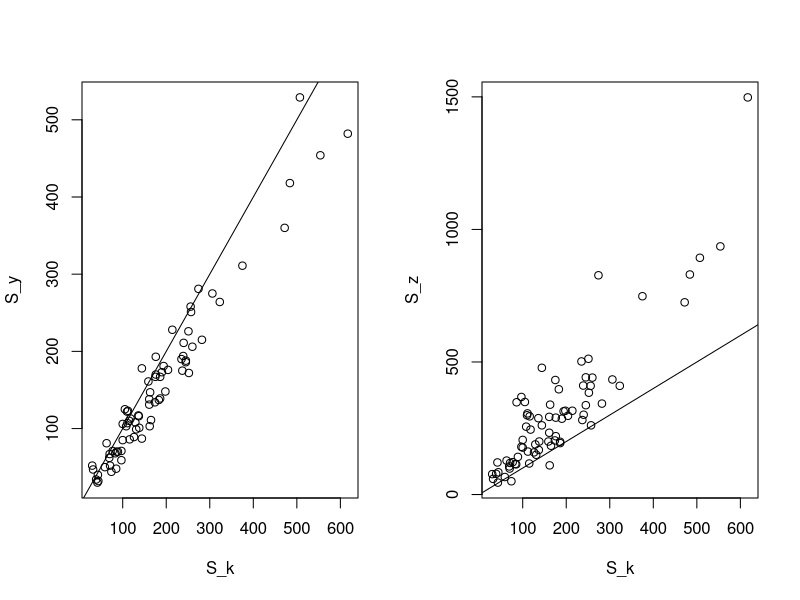
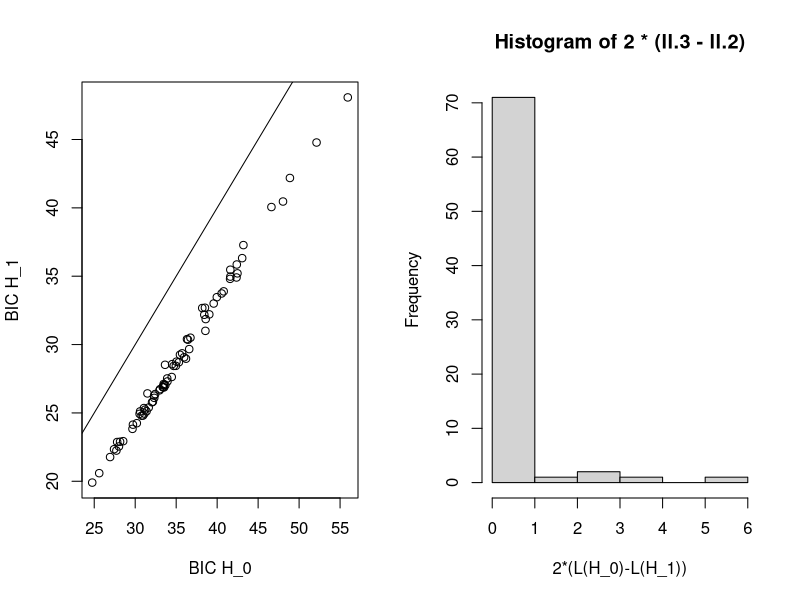

The R source for these figures, in order:
data = t(read.table("s.txt"))[,4:6]
to.switch <- data[,2] > data[,3]
data[to.switch,2:3] <-data[to.switch,3:2] 
ps <- rowSums(data)


llmultinomial <- function(x,p){                                      
    p <- p/sum(p)                                                    
    ll <- lfactorial(sum(x)) - sum(lfactorial(x))  + sum(x * log(p)) 
    return(ll)                                                       
}                                                                    


ll.full <- sapply(1:76, function(x)llmultinomial(data[x,], data[x,]/ps[x]))
p.merged <- rowSums(data[,1:2])/2
p.alt <- cbind(p.merged, p.merged, data[,3])

ll.2 <- sapply(1:76, function(x)llmultinomial(data[x,],
                                              p.alt[x,]/ps[x]))

deccel <- data[,1] > data[,2]
p.deccel <- data
p.deccel[deccel,1:2] <- p.alt[deccel,1:2]

ll.3 <- sapply(1:76, function(x)llmultinomial(data[x,],
                                              p.deccel[x,]/ps[x]))

ll.full <- sapply(1:76, function(x)llmultinomial(data[x,], data[x,]/ps[x]))
p.merged <- rowSums(data[,2:3])/2
p.alt <- cbind(data[,1], p.merged, p.merged)

ll.4 <- sapply(1:76, function(x)llmultinomial(data[x,],
                                              p.alt[x,]/ps[x]))



aic.full <- 6-2*ll.full
aic.2 <- 4-2*ll.2      

bic.full <- log(rowSums(data)) * 3 - 2*ll.full
bic.2 <- log(rowSums(data)) * 2 - 2*ll.2
bic.3 <- log(rowSums(data)) * 3 - 2*ll.2
bic.4 <- log(rowSums(data)) * 3 - 2*ll.4

pdf("kellis1.pdf",width=8,height=4)
par(mfcol=c(1,2))             
plot(data[,1:2], xlab="S_k", ylab="S_y")              
abline(0,1)                   
plot(data[,1], data[,3], xlab="S_k", ylab="S_z")              
abline(0,1)                   
dev.off()

pdf("kellis2.pdf",width=8,height=4)
par(mfcol=c(1,2))             
plot(bic.3, bic.2, xlab="BIC H_0", ylab="BIC H_1")              
abline(0,1)                   
hist(2*(ll.3 - ll.2), xlab="2*(L(H_0)-L(H_1))")              
#abline(0,1)                   
dev.off()
